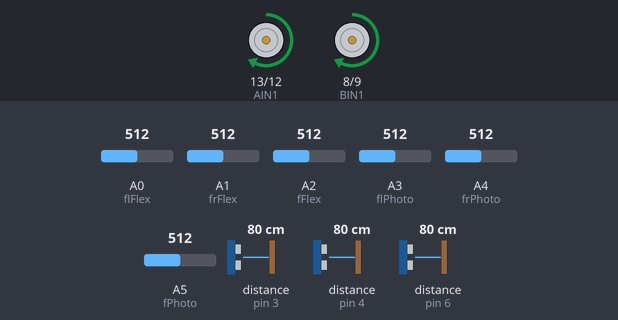
Simulated run of this sketch. Board: Arduino Uno, built with avr-gcc and run on an emulated ATmega328P. Shown: motor-driver pin pairs drawn as motors (green arrow = first pin HIGH = forward, orange = second pin HIGH = backward, longer = more drive, scaled by the enable pin). Inputs (shaded band) come from the test bench; at power-on: A3 (flPhoto) = 512, A4 (frPhoto) = 512, A2 (fFlex) = 512, A0 (flFlex) = 512, A1 (frFlex) = 512, A5 (fPhoto) = 512, distance to the obstacle (sensors on pin 3, pin 4, pin 6) 80 cm. The echo pulse lasts 58.3 µs per cm; random numbers use the default seed unless the sketch sets one; what the sketch prints to the serial monitor is not drawn.

Above: at 11.2 s.
11.3 s: A3 (flPhoto) set to 551
12.8 s: A3 (flPhoto) set to 577
At 14.0 s:
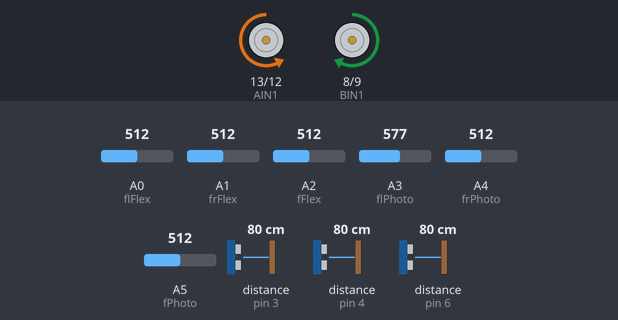
14.3 s: A4 (frPhoto) set to 716
At 15.6 s:
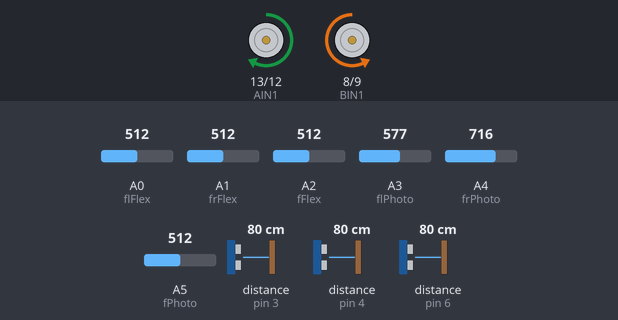
16.3 s: A2 (fFlex) set to 494
19.0 s: A2 (fFlex) set to 461
At 21.8 s:
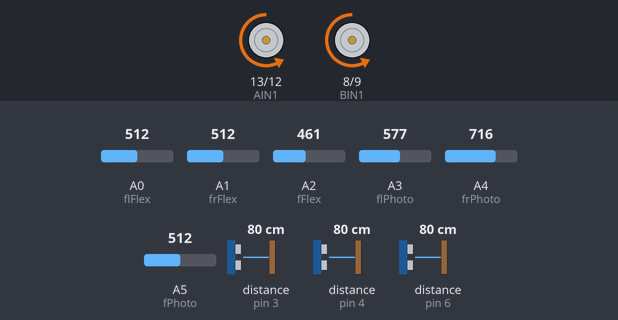
22.0 s: A2 (fFlex) set to 716
At 22.4 s:
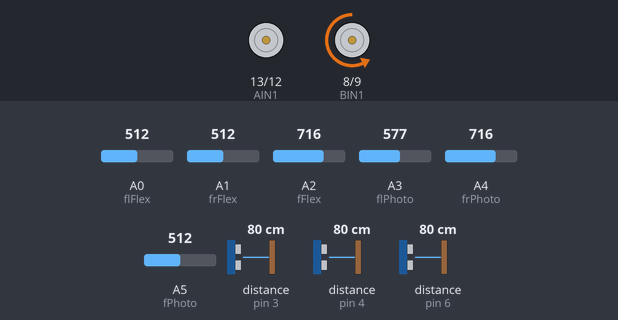
Timing chart, 0 to 66.1 s (numbered marks = the images above; inputs shaded):
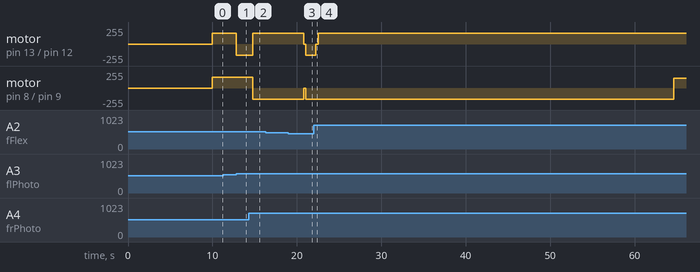

The sketch:

Final_Code.ino
```cpp
/***************PINS***************/
/********MOTOR PINS********/
//Right Motor
const int BIN1 = 8;
const int BIN2 = 9;
const int PWMB = 10;

//Left Motor
const int AIN1 = 13;
const int AIN2 = 12;
const int PWMA = 11;


/********SENSORS********/
//Ultrasonic
const int backTrigPin = 2;
const int backEchoPin = 3;
const int leftTrigPin = 7;
const int leftEchoPin = 6;
const int rightTrigPin = 5;
const int rightEchoPin = 4;

//Flex Sensor
const int flFlex = A0;
const int frFlex = A1;
const int fFlex = A2;

//Light Sensors
const int flPhoto = A3;
const int frPhoto = A4;
const int fPhoto = A5;


/***************VARIABLES***************/
//MOTOR SPEED
const int MAX_MOTOR_SPEED = 165;

//FLEX SENSOR DIFF
const int FLEX_SENSOR_MIN_DIFF = 35;

//ULTRASONIC ACCURATE DISTANCE
const float  MAX_ACCURATE_DISTANCE = 20.000;

//PHOTORESISTOR DIFF
const int PHOTO_MAX_DIFF = 50;
const int PHOTO_MIN_DIFF = 20;

//TIMEOUT
unsigned int startTime;
unsigned int timeBreak;

//COLLISONS
bool fCollision = false; //If equal to true there is a collision, if equal to false there is no collision
bool frCollision = false;
bool flCollision = false;
bool bCollision = false;
float ultrasonicCollisionDistance = 3.5;

//FLEX RESTING STATE
int fRest;
int flRest;
int frRest;

//RANDOM TURN DIRECTION
bool turnDirection;

//Choosing Turn Direction While Eliminating False Values
int timesThrough = 0;


/////////////////////////////////////////////////////////////////////////////////////////////////////
void setup() {
  delay(10000);
  /***************SERIAL***************/
  Serial.begin(9600);

  /***************PIN MODES***************/
  /********MOTOR PINS********/
  //Right Motor
  pinMode(BIN1, OUTPUT);
  pinMode(BIN2, OUTPUT);
  pinMode(PWMB, OUTPUT);

  //Left Motor
  pinMode(AIN1, OUTPUT);
  pinMode(AIN2, OUTPUT);
  pinMode(PWMA, OUTPUT);


  /********SENSORS********/
  //Rear Ultrasonic
  pinMode(backTrigPin, OUTPUT);
  pinMode(backEchoPin, INPUT);

  //Left Ultrasonic
  pinMode(leftTrigPin, OUTPUT);
  pinMode(leftEchoPin, INPUT);

  //Right Ultrasonic
  pinMode(rightTrigPin, OUTPUT);
  pinMode(rightEchoPin, INPUT);

  //Flex Sensor
  pinMode(flFlex, INPUT);
  pinMode(frFlex, INPUT);
  pinMode(fFlex, INPUT);

  //Photoresistor
  pinMode(flPhoto, INPUT);
  pinMode(frPhoto, INPUT);
  pinMode(fPhoto, INPUT);


/*ONLY FOR DEBUGGING
  while (!Serial) {
    ;
  }
  */
  fRest = analogRead(fFlex);
  flRest = analogRead(flFlex);
  frRest = analogRead(frFlex);
}


/////////////////////////////////////////////////////////////////////////////////////////////////////
void loop() {
  driveForward ();
  scanCollisions ();
  while (fCollision == false && frCollision == false && flCollision == false) {
    scanCollisions();
    adjustDirection();
  }

  if (fCollision == true) {
    frontCollision();
    } else if (frCollision == true) {//COLLISION TO THE RIGHT OF THE ROBOT
    stopMotors();
    dimeLeft();
    while (frCollision == true) {
      scanFrontRightCollision();
    }
    delay (175);
    stopMotors();

  } else if (flCollision == true) {//COLLISION TO THE LEFT OF THE ROBOT
    stopMotors();
    dimeRight();
    while (flCollision == true) {
      scanFrontLeftCollision();
    }
    delay (175);
    stopMotors();
  }
}


/////////////////////////////////////////////////////////////////////////////////////////////////////
void driveForward () {
  //RIGHT MOTOR
  analogWrite(PWMB, MAX_MOTOR_SPEED);
  digitalWrite(BIN1, HIGH);
  digitalWrite(BIN2, LOW);
  //LEFT MOTOR
  analogWrite(PWMA, MAX_MOTOR_SPEED);
  digitalWrite(AIN1, HIGH);
  digitalWrite(AIN2, LOW);

}


/////////////////////////////////////////////////////////////////////////////////////////////////////
void driveBackward () {
  //RIGHT MOTOR
  digitalWrite (BIN1, LOW);
  digitalWrite (BIN2, HIGH);
  analogWrite (PWMB, MAX_MOTOR_SPEED);

  //LEFT MOTOR
  digitalWrite (AIN1, LOW);
  digitalWrite (AIN2, HIGH);
  analogWrite (PWMA, MAX_MOTOR_SPEED);
}


/////////////////////////////////////////////////////////////////////////////////////////////////////
void stopMotors () {
  //RIGHT MOTOR
    digitalWrite (BIN1, LOW);
    digitalWrite (BIN2, LOW);

    //LEFT MOTOR
    digitalWrite (AIN1, LOW);
    digitalWrite (AIN2, LOW);
}


/////////////////////////////////////////////////////////////////////////////////////////////////////
void pivotRight () {
  //RIGHT MOTOR
  digitalWrite (BIN1, LOW);
  digitalWrite (BIN2, LOW);
  analogWrite (PWMB, MAX_MOTOR_SPEED);

  //LEFT MOTOR
  digitalWrite (AIN1, HIGH);
  digitalWrite (AIN2, LOW);
  analogWrite (PWMA, MAX_MOTOR_SPEED);
}


/////////////////////////////////////////////////////////////////////////////////////////////////////
void dimeRight () {
  //RIGHT MOTOR
  digitalWrite (BIN1, LOW);
  digitalWrite (BIN2, HIGH);
  analogWrite (PWMB, MAX_MOTOR_SPEED);

  //LEFT MOTOR
  digitalWrite (AIN1, HIGH);
  digitalWrite (AIN2, LOW);
  analogWrite (PWMA, MAX_MOTOR_SPEED);
}


/////////////////////////////////////////////////////////////////////////////////////////////////////
void reversePivotRight() {
  //RIGHT MOTOR
  digitalWrite (BIN1, LOW);
  digitalWrite (BIN2, LOW);
  analogWrite (PWMB, MAX_MOTOR_SPEED);

  //LEFT MOTOR
  digitalWrite (AIN1, LOW);
  digitalWrite (AIN2, HIGH);
  analogWrite (PWMA, MAX_MOTOR_SPEED);
}


/////////////////////////////////////////////////////////////////////////////////////////////////////
void pivotLeft () {
  //RIGHT MOTOR
  digitalWrite (BIN1, HIGH);
  digitalWrite (BIN2, LOW);
  analogWrite (PWMB, MAX_MOTOR_SPEED);

  //LEFT MOTOR
  digitalWrite (AIN1, LOW);
  digitalWrite (AIN2, LOW);
  analogWrite (PWMA, MAX_MOTOR_SPEED);
}


/////////////////////////////////////////////////////////////////////////////////////////////////////
void dimeLeft () {
  //RIGHT MOTOR
  digitalWrite (BIN1, HIGH);
  digitalWrite (BIN2, LOW);
  analogWrite (PWMB, MAX_MOTOR_SPEED);

  //LEFT MOTOR
  digitalWrite (AIN1, LOW);
  digitalWrite (AIN2, HIGH);
  analogWrite (PWMA, MAX_MOTOR_SPEED);
}


/////////////////////////////////////////////////////////////////////////////////////////////////////
void reversePivotLeft () {
  //RIGHT MOTOR
  digitalWrite (BIN1, LOW);
  digitalWrite (BIN2, HIGH);
  analogWrite (PWMB, MAX_MOTOR_SPEED);

  //LEFT MOTOR
  digitalWrite (AIN1, LOW);
  digitalWrite (AIN2, LOW);
  analogWrite (PWMA, MAX_MOTOR_SPEED);
}


/////////////////////////////////////////////////////////////////////////////////////////////////////
void scanBackCollision () {
  bCollision = false;

  float echoTime;
  float calcDistance;

  digitalWrite (backTrigPin, HIGH);
  delayMicroseconds(10);
  digitalWrite (backTrigPin, LOW);
  echoTime = pulseIn(backEchoPin, HIGH);
  calcDistance = (echoTime/148); //Distance is calculated in inches

  if (calcDistance > ultrasonicCollisionDistance) {
    bCollision = false;
    return;

  } else if (calcDistance <= ultrasonicCollisionDistance) {
    bCollision = true;
    return;

  }
}


/////////////////////////////////////////////////////////////////////////////////////////////////////
void scanFrontCollision() {
  fCollision = false;
  int b = analogRead(fFlex);
  if (b <= (fRest - FLEX_SENSOR_MIN_DIFF)) {
    fCollision = true;
  } else {
    fCollision = false;
  }
  /* FOR DEBUGGING
  Serial.print("Front: ");
  Serial.print(b);
  Serial.print(" ,");
  Serial.println(fCollision);
  delay(500);
  */

}


/////////////////////////////////////////////////////////////////////////////////////////////////////
void scanFrontLeftCollision() {
  int b = analogRead(flFlex);
  if (b <= (flRest - FLEX_SENSOR_MIN_DIFF)) {
    flCollision = true;
  } else {
    flCollision = false;
  }
  /*
  Serial.print("Front Left: ");
  Serial.print(b);
  Serial.print(" , ");
  Serial.print("Rest: ");
  Serial.print(flRest);
  Serial.print (" , ");
  Serial.println(flCollision);
  delay(500);
  */

}


/////////////////////////////////////////////////////////////////////////////////////////////////////
void scanFrontRightCollision() {
  int b = analogRead(frFlex);
  if (b <= (frRest - FLEX_SENSOR_MIN_DIFF)) {
    frCollision = true;
  } else {
    frCollision = false;
  }
  /*
  Serial.print("Front Right: ");
  Serial.print(b);
  Serial.print(" ,");
  Serial.println(frCollision);
  delay(500);
  */

}


/////////////////////////////////////////////////////////////////////////////////////////////////////
void scanCollisions() {
  scanFrontCollision();
  scanFrontRightCollision();
  scanFrontLeftCollision();
  Serial.println(" ");
}


/////////////////////////////////////////////////////////////////////////////////////////////////////
float readLeftUltra() {
  float echoTime;
  float calcDistance;

  digitalWrite (leftTrigPin, HIGH);
  delayMicroseconds(10);
  digitalWrite (leftTrigPin, LOW);
  echoTime = pulseIn(leftEchoPin, HIGH);
  calcDistance = (echoTime/148); //Distance is calculated in inches
  return calcDistance;
}


/////////////////////////////////////////////////////////////////////////////////////////////////////
float readRightUltra() {
  float echoTime;
  float calcDistance;

  digitalWrite (rightTrigPin, HIGH);
  delayMicroseconds(10);
  digitalWrite (rightTrigPin, LOW);
  echoTime = pulseIn(rightEchoPin, HIGH);
  calcDistance = (echoTime/148); //Distance is calculated in inches
  return calcDistance;
}


/////////////////////////////////////////////////////////////////////////////////////////////////////
void chooseTurnDirection() {
  float l = readLeftUltra();
  delay(50);
  float r = readRightUltra();
  //Serial.print("Times Through: ");
  //Serial.print(timesThrough);
  //Serial.print(". Left: ");
  //Serial.print(l);
  //Serial.print (". Right: ");
  //Serial.println(r);
  //Serial.print("Turn Direction: ");

  if (timesThrough <= 2) {
    if (l < MAX_ACCURATE_DISTANCE && r < MAX_ACCURATE_DISTANCE) {
      //0 = Left turn
      //1 = Right Turn
      if (l > r) {
        turnDirection = 0;
        timesThrough = 0;
        //Serial.println ("Left");
        //Serial.println();
      } else if (r > l) {
        turnDirection = 1;
        timesThrough = 0;
        //Serial.println ("Right");
        //Serial.println();

      } else if (r == l) {
        timesThrough ++;

        //Serial.println ("Random");
        //Serial.println();
        chooseTurnDirection();
      }
      timesThrough = 0;
    } else if (l >= MAX_ACCURATE_DISTANCE && r < MAX_ACCURATE_DISTANCE) {
      turnDirection = 0;
      timesThrough = 0;
      //Serial.println ("Left");
      //Serial.println();
    } else if (l < MAX_ACCURATE_DISTANCE && r >= MAX_ACCURATE_DISTANCE) {
      turnDirection = 1;
      timesThrough = 0;
      //Serial.println ("Right");
      //Serial.println();

    } else {
      timesThrough ++;
      //Serial.println ("Random");
      //Serial.println();
      chooseTurnDirection();
    }
  } else {
    turnDirection = random(0, 2);
    //Serial.print("Random");
    //Serial.println();
    timesThrough = 0;
  }
}


/////////////////////////////////////////////////////////////////////////////////////////////////////
void setTimeBreak(int t){
  timeBreak = t + millis();
}


/////////////////////////////////////////////////////////////////////////////////////////////////////
void frontCollision() {
  stopMotors();
    // 0 = Left Turn
    // 1 = Right Turn
    chooseTurnDirection();
    driveBackward();
    scanBackCollision();
    scanFrontCollision();
    while(fCollision == true && bCollision == false) {
      scanBackCollision();
      scanFrontCollision();
    }
    if (fCollision == false) {
      delay(250);
      stopMotors();
    } else if (bCollision == true) {
      stopMotors();
    }

    switch (turnDirection){
      case 1:
        reversePivotLeft();
        setTimeBreak(300);
        scanFrontCollision();
        scanFrontLeftCollision();
        while(fCollision == false && millis() < timeBreak) {
          scanFrontCollision();
          scanFrontLeftCollision();
        }
        if (fCollision == true) {
          frontCollision();
        } else {
          stopMotors();
          break;
        }
      case 0:
        reversePivotRight();
        setTimeBreak(300);
        scanFrontCollision();
        while(fCollision == false && millis() < timeBreak) {
          scanFrontCollision();
        }
        if (fCollision == true) {
          frontCollision();
        } else {
          stopMotors();
          break;
        }
    }
}


/////////////////////////////////////////////////////////////////////////////////////////////////////
void adjustDirection() {
  int r = analogRead(frPhoto);
  int l = analogRead(flPhoto);
  int f = analogRead(fPhoto);
  if (f > 900) {
    stopMotors();
    while (analogRead(fPhoto) > 900) {

    }
  } else if (r - PHOTO_MAX_DIFF > f && r > l) { // Right side is the brightest
    stopMotors();
    dimeRight();
    setTimeBreak(1000);
    while (analogRead(fPhoto) + PHOTO_MIN_DIFF < r && millis() <= timeBreak) {
      //Do nothing
    }
    stopMotors();
    driveForward();
  } else if (l - PHOTO_MAX_DIFF > f && l > r ) { // Left side is the brightest
    stopMotors();
    dimeLeft();
    setTimeBreak(1000);
    while (analogRead(fPhoto) + PHOTO_MIN_DIFF < l && millis() <= timeBreak) {
      //Do nothing
    }
    stopMotors();
    driveForward();
  } else { // Front is the brightest but less than 900
    // Do nothing
  }
}
```

Measured:
- the behaviour switches between 562 and 563 on A3 (flPhoto) (found by bisection; images 0 and 1)
- the behaviour switches between 478 and 477 on A2 (fFlex) (found by bisection; images 2 and 3)
- after the input at 11.3 s, every drawn part: stays the same
- after the input at 12.8 s, motor on pin 13 (AIN1) / pin 12 (AIN2): forward 165/255 → backward 165/255 at once
- after the input at 14.3 s, motor on pin 13 (AIN1) / pin 12 (AIN2): backward 165/255 → forward 165/255 after 0.50 s; motor on pin 8 (BIN1) / pin 9 (BIN2): forward 165/255 → backward 165/255 after 0.50 s
- after the input at 19.0 s, motor on pin 13 (AIN1) / pin 12 (AIN2): forward 165/255 → stopped after 1.8 s, → backward 165/255 0.24 s later; motor on pin 8 (BIN1) / pin 9 (BIN2): backward 165/255 → stopped after 1.8 s, → backward 165/255 0.24 s later
- after the input at 22.0 s, motor on pin 13 (AIN1) / pin 12 (AIN2): backward 165/255 → stopped after 0.25 s, → forward 165/255 0.30 s later, → forward 162/255 42.1 s later; motor on pin 8 (BIN1) / pin 9 (BIN2): backward 165/255 → forward 147/255 after 42.6 s
